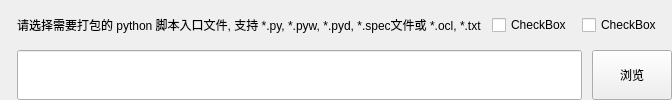
            <widget class="QWidget" name="wdg_input_py_file_path" native="true">
             <property name="sizePolicy">
              <sizepolicy hsizetype="Expanding" vsizetype="Expanding">
               <horstretch>0</horstretch>
               <verstretch>20</verstretch>
              </sizepolicy>
             </property>
             <property name="wdg_group" stdset="0">
              <string>area_widget</string>
             </property>
             <layout class="QHBoxLayout" name="horizontalLayout_11">
              <property name="spacing">
               <number>10</number>
              </property>
              <property name="leftMargin">
               <number>0</number>
              </property>
              <property name="topMargin">
               <number>0</number>
              </property>
              <property name="rightMargin">
               <number>0</number>
              </property>
              <property name="bottomMargin">
               <number>0</number>
              </property>
              <item>
               <widget class="QLabel" name="lb_input_py_file_icon">
                <property name="sizePolicy">
                 <sizepolicy hsizetype="Expanding" vsizetype="Expanding">
                  <horstretch>10</horstretch>
                  <verstretch>0</verstretch>
                 </sizepolicy>
                </property>
                <property name="text">
                 <string/>
                </property>
               </widget>
              </item>
              <item>
               <widget class="QWidget" name="widget_9" native="true">
                <property name="sizePolicy">
                 <sizepolicy hsizetype="Expanding" vsizetype="Expanding">
                  <horstretch>100</horstretch>
                  <verstretch>0</verstretch>
                 </sizepolicy>
                </property>
                <layout class="QVBoxLayout" name="verticalLayout_4">
                 <property name="spacing">
                  <number>0</number>
                 </property>
                 <property name="leftMargin">
                  <number>0</number>
                 </property>
                 <property name="topMargin">
                  <number>0</number>
                 </property>
                 <property name="rightMargin">
                  <number>0</number>
                 </property>
                 <property name="bottomMargin">
                  <number>0</number>
                 </property>
                 <item>
                  <widget class="QWidget" name="widget_43" native="true">
                   <property name="sizePolicy">
                    <sizepolicy hsizetype="Expanding" vsizetype="Expanding">
                     <horstretch>0</horstretch>
                     <verstretch>0</verstretch>
                    </sizepolicy>
                   </property>
                   <layout class="QHBoxLayout" name="horizontalLayout_20">
                    <property name="spacing">
                     <number>10</number>
                    </property>
                    <property name="leftMargin">
                     <number>0</number>
                    </property>
                    <property name="topMargin">
                     <number>0</number>
                    </property>
                    <property name="rightMargin">
                     <number>0</number>
                    </property>
                    <property name="bottomMargin">
                     <number>0</number>
                    </property>
                    <item>
                     <widget class="QLabel" name="lb_input_py_file_path">
                      <property name="sizePolicy">
                       <sizepolicy hsizetype="Expanding" vsizetype="Expanding">
                        <horstretch>100</horstretch>
                        <verstretch>0</verstretch>
                       </sizepolicy>
                      </property>
                      <property name="text">
                       <string>请选择需要打包的 python 脚本入口文件, 支持 *.py, *.pyw, *.pyd, *.spec文件或 *.ocl, *.txt</string>
                      </property>
                     </widget>
                    </item>
                    <item>
                     <widget class="QCheckBox" name="cb_synchron_env_from_file">
                      <property name="sizePolicy">
                       <sizepolicy hsizetype="Expanding" vsizetype="Expanding">
                        <horstretch>10</horstretch>
                        <verstretch>0</verstretch>
                       </sizepolicy>
                      </property>
                      <property name="cursor">
                       <cursorShape>PointingHandCursor</cursorShape>
                      </property>
                      <property name="text">
                       <string>CheckBox</string>
                      </property>
                     </widget>
                    </item>
                    <item>
                     <widget class="QCheckBox" name="cb_load_env_config">
                      <property name="sizePolicy">
                       <sizepolicy hsizetype="Expanding" vsizetype="Expanding">
                        <horstretch>10</horstretch>
                        <verstretch>0</verstretch>
                       </sizepolicy>
                      </property>
                      <property name="cursor">
                       <cursorShape>PointingHandCursor</cursorShape>
                      </property>
                      <property name="text">
                       <string>CheckBox</string>
                      </property>
                     </widget>
                    </item>
                    <item>
                     <widget class="QWidget" name="widget_15" native="true">
                      <property name="sizePolicy">
                       <sizepolicy hsizetype="Expanding" vsizetype="Expanding">
                        <horstretch>20</horstretch>
                        <verstretch>0</verstretch>
                       </sizepolicy>
                      </property>
                     </widget>
                    </item>
                   </layout>
                  </widget>
                 </item>
                 <item>
                  <widget class="QWidget" name="widget_48" native="true">
                   <property name="sizePolicy">
                    <sizepolicy hsizetype="Expanding" vsizetype="Expanding">
                     <horstretch>0</horstretch>
                     <verstretch>0</verstretch>
                    </sizepolicy>
                   </property>
                   <layout class="QHBoxLayout" name="horizontalLayout_37">
                    <property name="spacing">
                     <number>10</number>
                    </property>
                    <property name="leftMargin">
                     <number>0</number>
                    </property>
                    <property name="topMargin">
                     <number>0</number>
                    </property>
                    <property name="rightMargin">
                     <number>0</number>
                    </property>
                    <property name="bottomMargin">
                     <number>0</number>
                    </property>
                    <item>
                     <widget class="QLineEdit" name="le_input_py_file_path">
                      <property name="sizePolicy">
                       <sizepolicy hsizetype="Expanding" vsizetype="Expanding">
                        <horstretch>100</horstretch>
                        <verstretch>0</verstretch>
                       </sizepolicy>
                      </property>
                     </widget>
                    </item>
                    <item>
                     <widget class="QPushButton" name="pb_input_py_file_browser">
                      <property name="sizePolicy">
                       <sizepolicy hsizetype="Expanding" vsizetype="Expanding">
                        <horstretch>10</horstretch>
                        <verstretch>0</verstretch>
                       </sizepolicy>
                      </property>
                      <property name="cursor">
                       <cursorShape>PointingHandCursor</cursorShape>
                      </property>
                      <property name="text">
                       <string>浏览</string>
                      </property>
                     </widget>
                    </item>
                   </layout>
                  </widget>
                 </item>
                </layout>
               </widget>
              </item>
             </layout>
            </widget>
